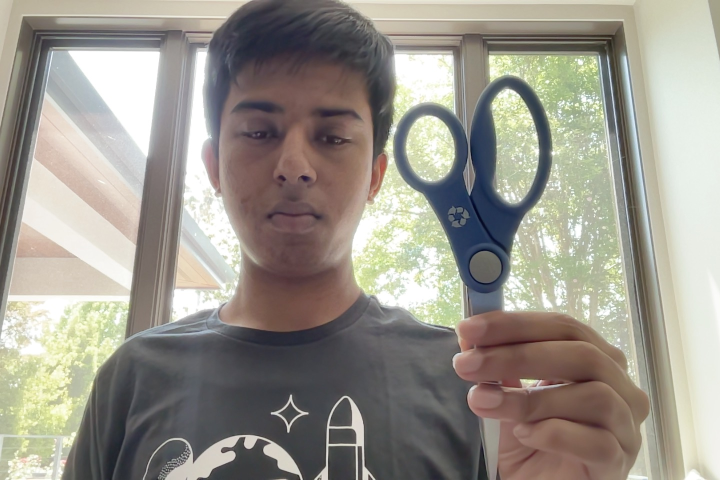
#> input picture -.jpg, 1440 x 960 px, given in place of the camera (shown at 1/2 size)
$ python detect.py
#> lines starting #> are read from the running program, lines starting #| are printed output that depends on the picture; after the words box and inside, x2 and y2 are one past the last pixel; in counts of white or black regions, pixels touching at a corner belong together
import cv2
import numpy as np

upper_bound = np.array([130, 225, 255])
lower_bound = np.array([92, 50, 50])

camera = cv2.VideoCapture(0)

while True:
    success, frame = camera.read()
#> frame is the input picture: shape (960, 1440, 3); mean B, G, R 140.4, 149.6, 154
    img = cv2.cvtColor(frame, cv2.COLOR_BGR2HSV)
#> img: shape (960, 1440, 3); mean H, S, V 50.5, 35.9, 158
    mask = cv2.inRange(img, lower_bound, upper_bound)
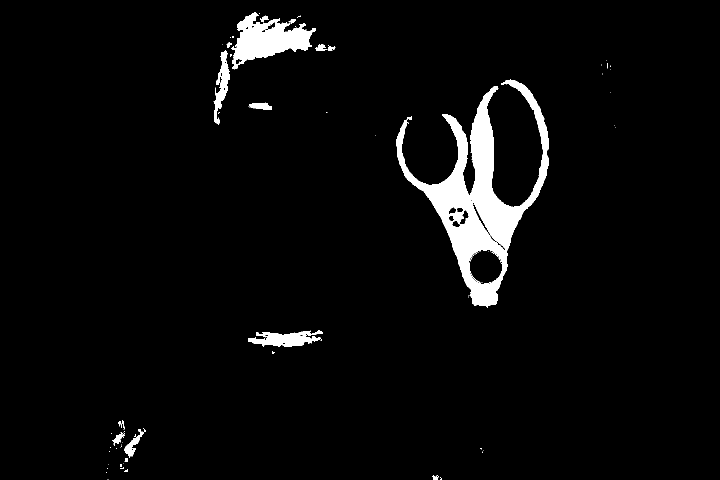
#> mask: shape (960, 1440) (shown at 1/2 size); 3.9% white; 93 white regions (74 under 20 px)
    avgMask = cv2.blur(mask, (25, 25))
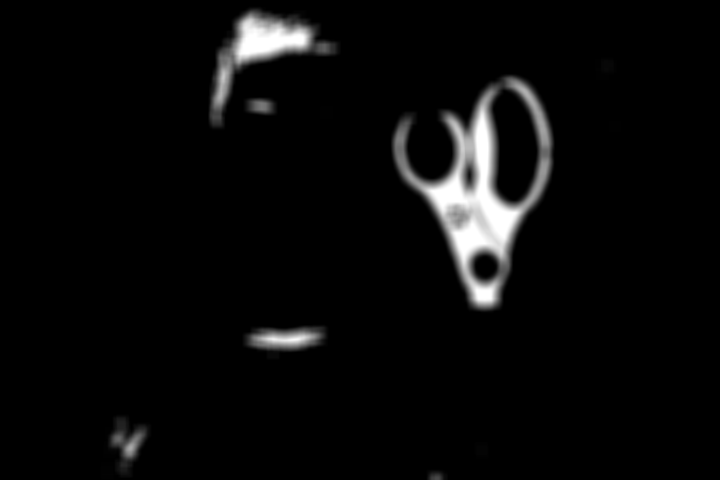
#> avgMask: shape (960, 1440) (shown at 1/2 size); min 0, max 255, mean 10


    contours, hierarchy = cv2.findContours(avgMask, cv2.RETR_EXTERNAL, cv2.CHAIN_APPROX_SIMPLE)
#> contours = 10 contours; largest, box (x1, y1, x2, y2) and area: (781, 147, 1110, 627) 87216, (416, 12, 682, 261) 26863, (201, 828, 304, 960) 8802, (484, 648, 658, 720) 8724, (486, 194, 556, 232) 2382

    max = 0
    max_contour = None
    if len(contours) > 0:
        for contour in contours:
            if cv2.contourArea(contour) < 500:
                continue
            a = cv2.contourArea(contour)
            if a > max:
                max = a
                max_contour = contour
#> this loop made 10 passes
#> (a, max) on passes 1, 3, 8: (862.5, 862.5), (8801.5, 8801.5), (87216, 87216)
#> a on passes 2, 4, 7, 9, 10: 833.5, 8724, 2382.5, 1552.5, 26863
#> after the loop, max = 87216; max_contour = contour of 678 points, box (x1, y1, x2, y2) (781, 147, 1110, 627), area 87216

        if max_contour is not None:
            (x,y),radius = cv2.minEnclosingCircle(max_contour)
#> x = 983; y = 384.6; radius = 242.6
            center = (int(x),int(y))
#> center = (982, 384)
            radius = int(radius)
#> radius = 242
            cv2.circle(frame,center,radius,(0,255,0),4)
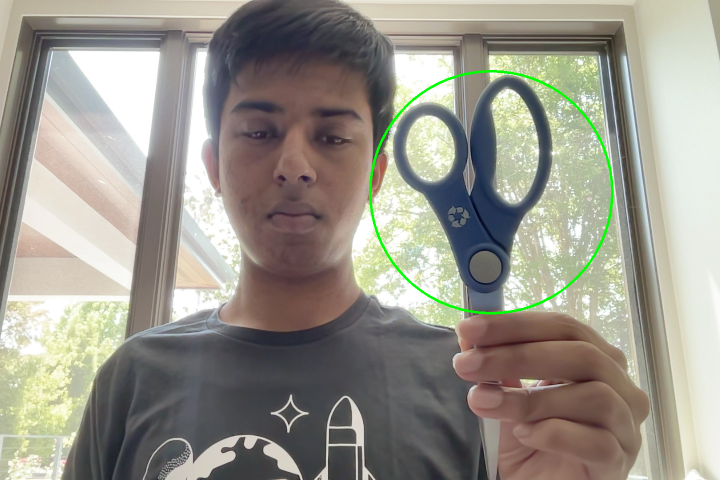
#> frame: shape (960, 1440, 3) (shown at 1/2 size); 0.54% of pixels changed, all inside (x1, y1, x2, y2) = (738, 140, 1227, 629)
            cv2.circle(frame, center, 5, (0, 0, 255), -1)
#> frame: shape (960, 1440, 3); 0.01% of pixels changed, all inside (x1, y1, x2, y2) = (977, 379, 988, 390)


    cv2.imshow("camera", frame)
    cv2.imshow("m", avgMask)

    cv2.waitKey(1)
